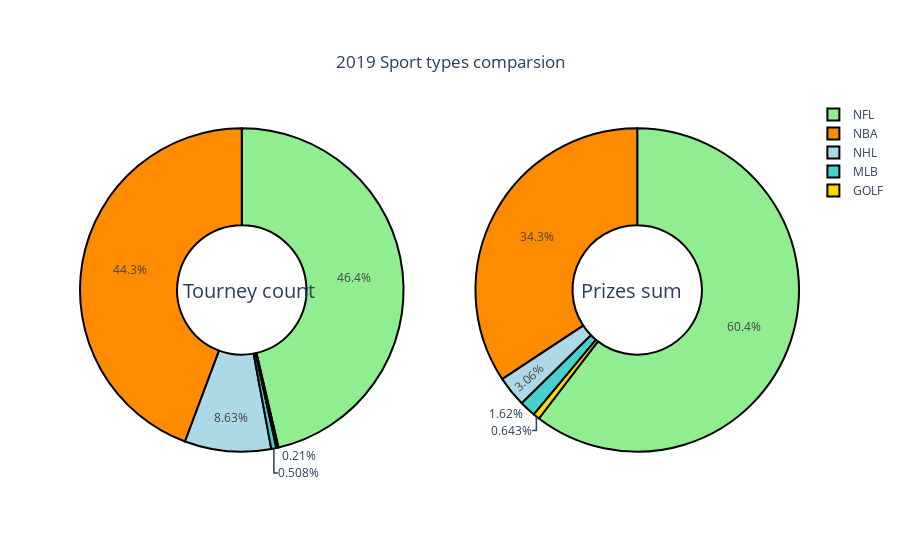

This figure's notebook cell:
### Code cell
labels = np.unique(df.sport.values).tolist()
colors = ['gold', 'mediumturquoise', 'darkorange', 'lightgreen', 'lightblue']
fig = make_subplots(rows=1, cols=2, specs=[[{'type':'domain'}, {'type':'domain'}]])
fig.add_trace(go.Pie(labels=labels, values=[gc[0], gc[1], gc[2], gc[3], gc[4]], name='Overall Tournaments Played'),
              1, 1)
fig.add_trace(go.Pie(labels=labels, values=[pp[0], pp[1], pp[2], pp[3], pp[4]], name='Overall prizepool'),
              1, 2)

fig.update_traces(hole=.4, hoverinfo='label+name+value', marker=dict(colors=colors, line=dict(color='#000000', width=2)))

fig.update_layout(
        title={
        'y':0.9,
        'x':0.5,
        'xanchor': 'center',
        'yanchor': 'top'},
    title_text='2019 Sport types comparsion',
    annotations=[dict(text='Tourney count', x=0.14, y=0.5, font_size=20, showarrow=False),
                 dict(text='Prizes sum', x=0.84, y=0.5, font_size=20, showarrow=False)])
fig.show()

### Figure 1 — Plotly figure (JSON) as saved in the notebook; plotly's stock layout.template omitted (floating-point values rounded to 4 significant figures)
{"data": [{"domain": {"x": [0, 0.45], "y": [0, 1]}, "hole": 0.4, "hoverinfo": "label+name+value", "labels": ["GOLF", "MLB", "NBA", "NFL", "NHL"], "marker": {"colors": ["gold", "mediumturquoise", "darkorange", "lightgreen", "lightblue"], "line": {"color": "#000000", "width": 2}}, "name": "Overall Tournaments Played", "type": "pie", "values": [26, 63, 5495, 5751, 1071]}, {"domain": {"x": [0.55, 1], "y": [0, 1]}, "hole": 0.4, "hoverinfo": "label+name+value", "labels": ["GOLF", "MLB", "NBA", "NFL", "NHL"], "marker": {"colors": ["gold", "mediumturquoise", "darkorange", "lightgreen", "lightblue"], "line": {"color": "#000000", "width": 2}}, "name": "Overall prizepool", "type": "pie", "values": [557100, 1404850, 29715933, 52340000.0, 2649290]}], "layout": {"annotations": [{"font": {"size": 20}, "showarrow": false, "text": "Tourney count", "x": 0.14, "y": 0.5}, {"font": {"size": 20}, "showarrow": false, "text": "Prizes sum", "x": 0.84, "y": 0.5}], "title": {"text": "2019 Sport types comparsion", "x": 0.5, "xanchor": "center", "y": 0.9, "yanchor": "top"}}}
